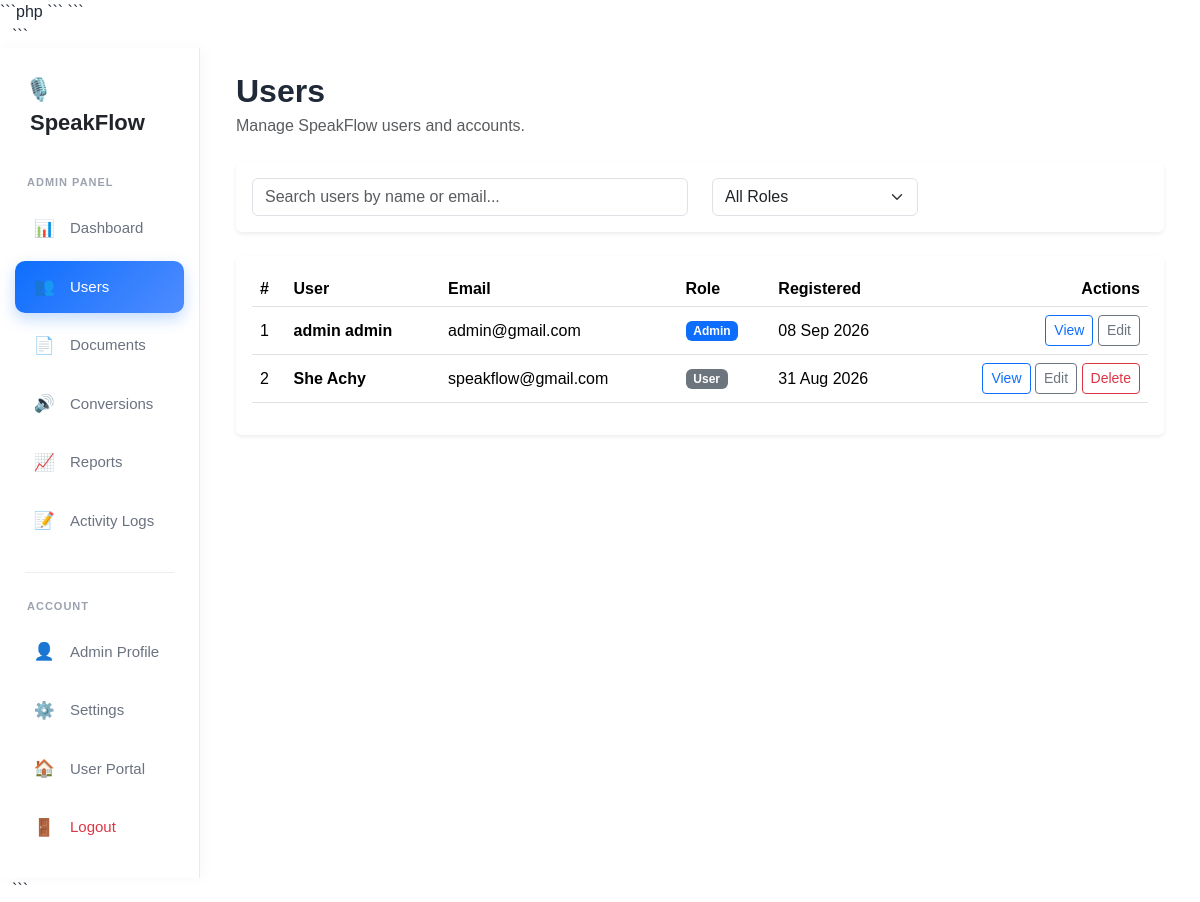
Page /admin/users/index.php (signed in) on the committed database.
### tables this page shows
CREATE TABLE `users` (
  `id` int(11) NOT NULL,
  `full_name` varchar(100) NOT NULL,
  `email` varchar(150) NOT NULL,
  `password` varchar(255) NOT NULL,
  `role` enum('user','admin') DEFAULT 'user',
  `status` enum('active','suspended') DEFAULT 'active',
  `created_at` timestamp NOT NULL DEFAULT current_timestamp()
);

### admin/users/index.php (the view, shortened to what this page needs)
<?php
require_once "../../config/database.php";
$stmt = $pdo->query("
    SELECT id, full_name, email, role, created_at
    FROM users
    ORDER BY id DESC
");
$users = $stmt->fetchAll(PDO::FETCH_ASSOC);
?>
<!DOCTYPE html>
<html lang="en">
<head>
```
<link href="https://cdn.jsdelivr.net/npm/bootstrap@5.3.3/dist/css/bootstrap.min.css" rel="stylesheet">
<link rel="stylesheet" href="../../assets/css/style.css">
```
</head>
<body>
<div class="container-fluid">
```
<div class="row">
    <div class="col-md-3 col-lg-2 p-0">
        <aside class="sidebar">
            <div class="sidebar-brand">
                <a href="../index.php">
                    🎙️ <span>SpeakFlow</span>
                </a>
            </div>
            <div class="sidebar-title">
                ADMIN PANEL
            </div>
            <div class="sidebar-menu">
                <a href="../index.php" class="sidebar-link">
                    <span class="menu-icon">📊</span>
                    Dashboard
                </a>
                <a href="index.php" class="sidebar-link active">
                    <span class="menu-icon">👥</span>
                    Users
                </a>
                <a href="../documents/index.php" class="sidebar-link">
                    <span class="menu-icon">📄</span>
                    Documents
                </a>
                <a href="../conversions/index.php" class="sidebar-link">
                    <span class="menu-icon">🔊</span>
                    Conversions
                </a>
                <a href="../reports/index.php" class="sidebar-link">
                    <span class="menu-icon">📈</span>
                    Reports
                </a>
                <a href="../activity/index.php" class="sidebar-link">
                    <span class="menu-icon">📝</span>
                    Activity Logs
                </a>
            </div>
            <div class="sidebar-divider"></div>
            <div class="sidebar-title">
                ACCOUNT
            </div>
            <div class="sidebar-menu">
                <a href="../profile/index.php" class="sidebar-link">
                    <span class="menu-icon">👤</span>
                    Admin Profile
                </a>
                <a href="../settings/index.php" class="sidebar-link">
                    <span class="menu-icon">⚙️</span>
                    Settings
                </a>
                <a href="../../dashboard/index.php" class="sidebar-link">
                    <span class="menu-icon">🏠</span>
                    User Portal
                </a>
                <a href="../../auth/logout.php" class="sidebar-link logout-link">
                    <span class="menu-icon">🚪</span>
                    Logout
                </a>
            </div>
        </aside>
    </div>
    <div class="col-md-9 col-lg-10">
        <main class="p-4">
            <div class="d-flex justify-content-between align-items-center mb-4">
                <div>
                    <h2 class="fw-bold mb-1">
                        Users
                    </h2>
                    <p class="text-muted mb-0">
                        Manage SpeakFlow users and accounts.
                    </p>
                </div>
            </div>
            <div class="card border-0 shadow-sm mb-4">
                <div class="card-body">
                    <div class="row">
                        <div class="col-md-6">
                            <input
                                type="text"
                                id="userSearch"
                                class="form-control"
                                placeholder="Search users by name or email..."
                            >
                        </div>
                        <div class="col-md-3">
                            <select id="roleFilter" class="form-select">
                                <option value="">All Roles</option>
                            </select>
                        </div>
                    </div>
                </div>
            </div>
            <div class="card border-0 shadow-sm">
                <div class="card-body">
                    <div class="table-responsive">
                        <table class="table align-middle" id="usersTable">
                            <thead>
                                <tr>
                                    <th>#</th>
                                    <th>User</th>
                                    <th>Email</th>
                                    <th>Role</th>
                                    <th>Registered</th>
                                    <th class="text-end">
                                        Actions
                                    </th>
                                </tr>
                            </thead>
                            <tbody>
                            <?php if (count($users) > 0): ?>
                                <?php foreach ($users as $index => $user): ?>
                                    <tr>
                                        <td>
                                            <?= $index + 1 ?>
                                        </td>
                                        <td>
                                            <div class="fw-semibold">
                                                <?= htmlspecialchars($user["full_name"]) ?>
                                            </div>
                                        </td>
                                        <td>
                                            <?= htmlspecialchars($user["email"]) ?>
                                        </td>
                                        <td>
                                            <?php if ($user["role"] === "admin"): ?>
                                                <span class="badge bg-primary">
                                                    Admin
                                                </span>
                                            <?php else: ?>
                                                <span class="badge bg-secondary">
                                                    User
                                                </span>
                                            <?php endif; ?>
                                        </td>
                                        <td>
                                            <?= date(
                                                "d M Y",
                                                strtotime($user["created_at"])
                                            ) ?>
                                        </td>
                                        <td class="text-end">
                                            <a
                                                href="view.php?id=<?= $user["id"] ?>"
                                                class="btn btn-sm btn-outline-primary"
                                            >
                                                View
                                            </a>
                                            <a
                                                href="edit.php?id=<?= $user["id"] ?>"
                                                class="btn btn-sm btn-outline-secondary"
                                            >
                                                Edit
                                            </a>
                                            <?php if ($user["id"] != $_SESSION["user_id"]): ?>
                                                <a
                                                    href="delete.php?id=<?= $user["id"] ?>"
                                                    class="btn btn-sm btn-outline-danger"
                                                    onclick="return confirm('Are you sure you want to delete this user?');"
                                                >
                                                    Delete
                                                </a>
                                            <?php endif; ?>
                                        </td>
                                    </tr>
                                <?php endforeach; ?>
                            <?php endif; ?>
                            </tbody>
                        </table>
                    </div>
                </div>
            </div>
        </main>
    </div>
</div>
```
</div>
</body>
</html>

### assets/css/style.css (style rules this page uses)
body { font-family: Arial, sans-serif; color: #1f2937; }
.sidebar { background: #ffffff; min-height: 100vh; padding: 25px 15px; border-right: 1px solid #e9ecef; box-shadow: 2px 0 10px rgba(0, 0, 0, 0.03); }
.sidebar-title { font-size: 12px; font-weight: 700; color: #9ca3af; text-transform: uppercase; letter-spacing: 1px; margin: 15px 12px; }
.sidebar .menu-icon { width: 28px; display: inline-block; font-size: 17px; }
.sidebar-divider { border-top: 1px solid #eeeeee; margin: 20px 0; }
.sidebar { min-height: 100vh; background: #ffffff; padding: 25px 15px; border-right: 1px solid #e9ecef; box-shadow: 3px 0 15px rgba(0, 0, 0, 0.03); }
.sidebar-brand { padding: 0 10px; margin-bottom: 35px; }
.sidebar-brand a { text-decoration: none; color: #212529; font-size: 22px; font-weight: 700; }
.sidebar-brand span { margin-left: 5px; }
.sidebar-title { font-size: 11px; font-weight: 700; letter-spacing: 1px; color: #9ca3af; margin: 20px 12px 12px; }
.sidebar-menu { display: flex; flex-direction: column; gap: 7px; }
.sidebar-link { display: flex; align-items: center; gap: 12px; padding: 13px 15px; border-radius: 10px; text-decoration: none; color: #6b7280; font-size: 15px; font-weight: 500; transition: all 0.3s ease; }
.menu-icon { font-size: 18px; width: 25px; text-align: center; }
.sidebar-link.active { background: linear-gradient( 135deg, #0d6efd, #4f8cff ); color: #ffffff; box-shadow: 0 6px 15px rgba(13, 110, 253, 0.25); }
.sidebar-divider { height: 1px; background: #e9ecef; margin: 25px 10px; }
.logout-link { color: #dc3545; }

### rows in the picture
users: full_name "admin admin", email "admin@gmail.com", role "Admin", created_at "08 Sep 2026"
users: full_name "She Achy", email "speakflow@gmail.com", role "User", created_at "31 Aug 2026"
